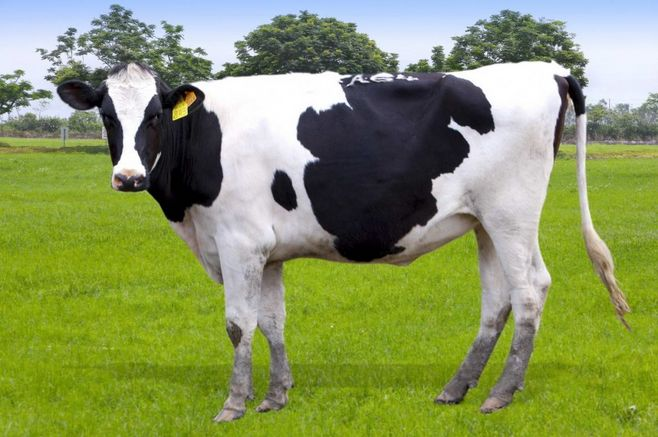
#> input picture wk/first_try/cow.jpg, 658 x 437 px
$ python color_cow.py
#> lines starting #> are read from the running program, lines starting #| are printed output that depends on the picture; after the words box and inside, x2 and y2 are one past the last pixel; in counts of white or black regions, pixels touching at a corner belong together
import cv2

img = cv2.imread('cow.jpg',1)
#> img is the input picture: shape (437, 658, 3); mean B, G, R 95.6, 149, 135.5
color = (0,255,0)
strokeWeight = 3
size = 50
for i in range(3):
    for j in range(3):
        cv2.rectangle(img, (i*size,j*size), ((i+1)*size, (j+1)*size), color,strokeWeight)
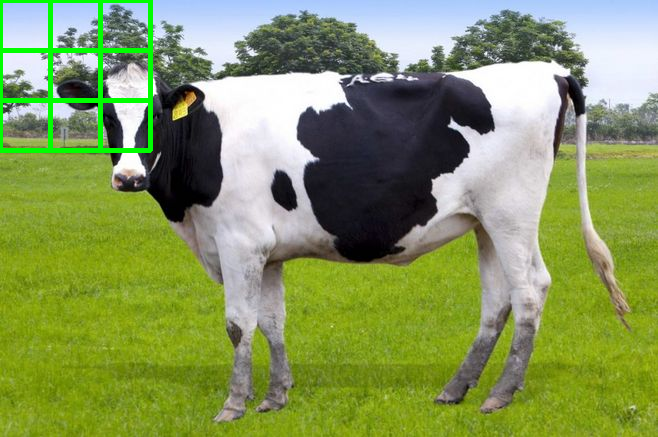
#> img: shape (437, 658, 3); 1.8% of pixels changed, all inside (x1, y1, x2, y2) = (0, 0, 153, 153)
cv2.imshow('image',img)
cv2.waitKey(0)
cv2.imwrite('colorCow.jpg',img)
cv2.destroyAllWindows()
